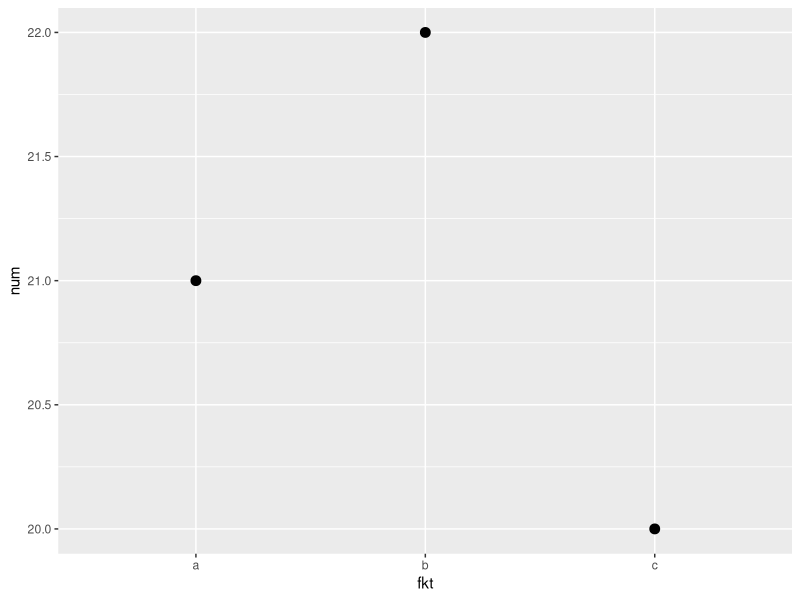
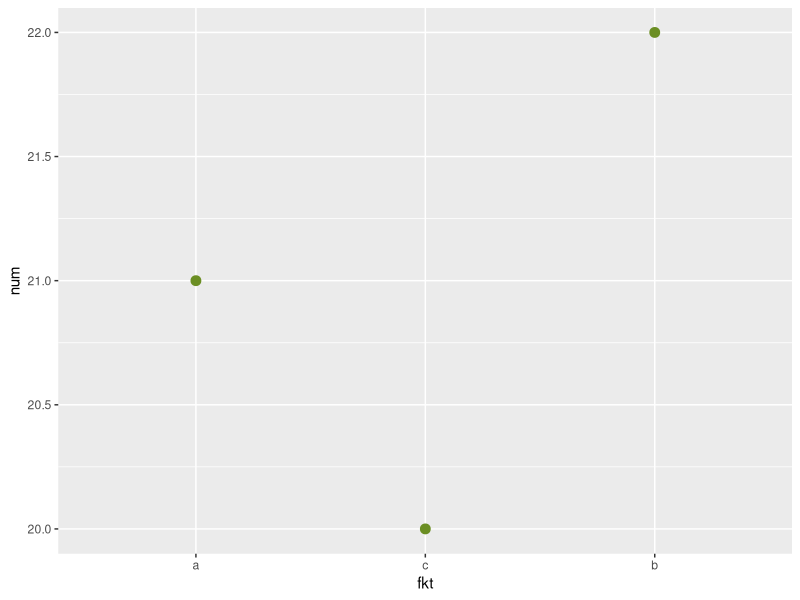
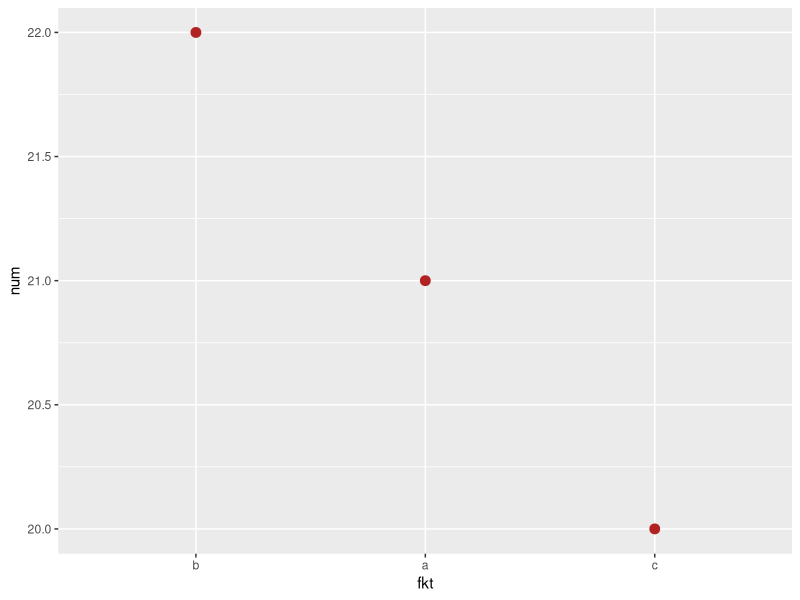

These charts were generated, in order, by the following R code:
## ---- chunk 1
library(data.table)
library(dplyr)

data(mtcars)
mtcars2 <- within(mtcars, {
   vs <- factor(vs, labels = c("V", "S"))
   am <- factor(am, labels = c("auto", "manu"))
   gear <- ordered(gear)
   carb <- ordered(carb)
})
mtcars2$cyl <- as.factor(mtcars2$cyl)
mtcars <- mtcars2 %>% select(mpg, hp, am, cyl)
## ---- chunk 2
head(mtcars) # Erste Zeilen
## ---- chunk 3
str(mtcars, width=40, strict.width="cut")
## ---- chunk 4
mtcars2 <- subset(mtcars, mpg < 20)
mtcars3 <- subset(mtcars2, cyl != "4")
mtcars4 <- mtcars3$hp
sort(mtcars4)
## ---- chunk 5
sort(subset(subset(mtcars, mpg < 20), cyl != "4")$hp)
## ---- chunk 6
library(dplyr)
mtcars %>% 
  subset(mpg < 20) %>%
  subset(cyl != "4") %>%
  pull(hp) %>%
  sort
## ---- chunk 7
somecars <- mtcars %>% subset(mpg>17 & mpg<19)
## ---- chunk 8
# ohne %in%
somecars$cyl == "4" | somecars$cyl == "6"
## ---- chunk 9
# mit %in%
somecars$cyl %in% c("4", "6")
## ---- chunk 10
`%not_in%` <- Negate(`%in%`)
## ---- chunk 11
# ohne %not_in%
somecars$cyl != "4" & somecars$cyl != "6"
## ---- chunk 12
# mit %not_in%
somecars$cyl %not_in% c("4", "6")
## ---- chunk 13
# mit einer Spalte
mtcars %>% 
  select(cyl) %>% 
  table(exclude=NULL) %>% 
  data.table %>% 
  setorder(-N) %>% show
## ---- chunk 14
# mit zwei Spalten
mtcars %>% 
  select(cyl, am) %>% 
  table(exclude=NULL) %>% 
  data.table %>% 
  setorder(-N) %>% show
## ---- chunk 15
library(ggplot2)
## ---- chunk 16
dat <- data.frame(fkt = as.factor(c("a", "c", "b")),
                  num = c(21, 20, 22))
## ---- chunk 17
dat
levels(dat$fkt)
## ---- chunk 18
ggplot(data=dat, aes(y=num, x=fkt)) + 
  geom_point(size=3)
## ---- chunk 19
library(forcats)

dat <- dat %>%
  mutate(fkt=fct_relevel(fkt, c("a","c","b")))

levels(dat$fkt)
## ---- chunk 20
ggplot(data=dat, aes(y=num, x=fkt)) + 
  geom_point(size=3, color="olivedrab")
## ---- chunk 21
library(forcats)

dat <- dat %>%
  mutate(fkt=fct_reorder(fkt, num, .desc=TRUE))

levels(dat$fkt)
## ---- chunk 22
ggplot(data=dat, aes(y=num, x=fkt)) + 
  geom_point(size=3, color="firebrick")
